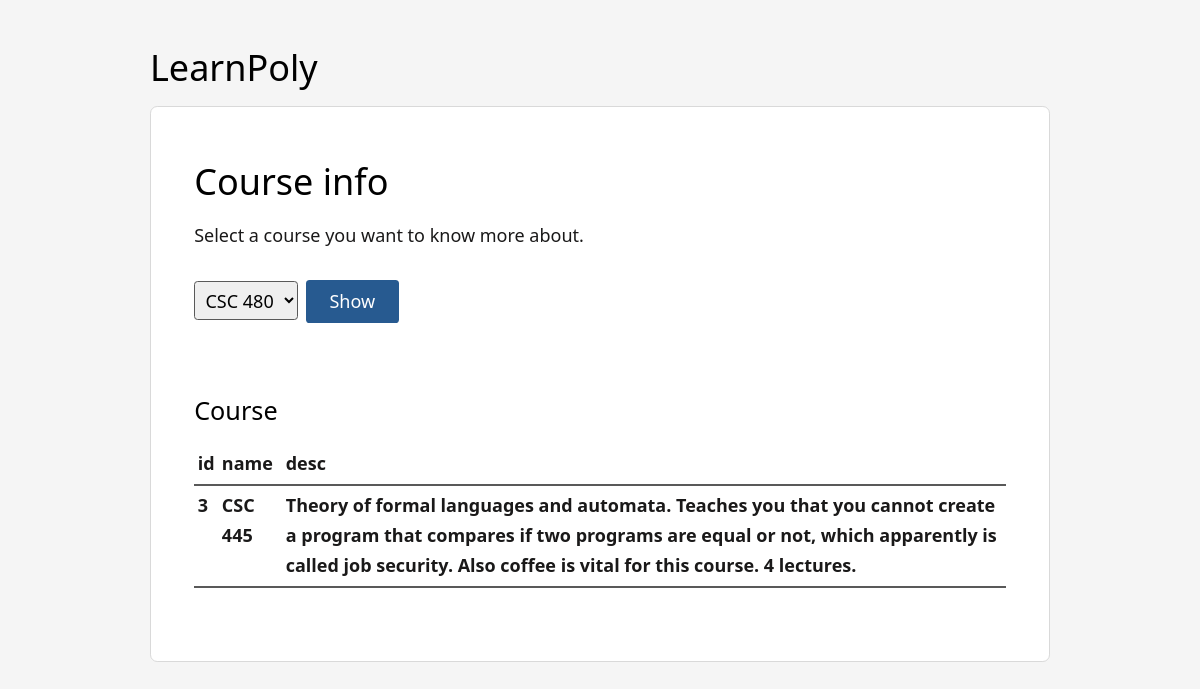
Screenshot of /course_info.php?course_id=3 (signed in) with the database file from the repository.
### tables this page shows
CREATE TABLE `courses` (
  `id` int(11) unsigned NOT NULL AUTO_INCREMENT,
  `name` varchar(255) NOT NULL DEFAULT '',
  `desc` varchar(500) DEFAULT NULL,
  PRIMARY KEY (`id`)
);

### course_info.php (called while the page is built, shortened)
<?php
try {
	$dbh = new PDO("mysql:host=localhost;charset=utf8;dbname=". DB_DB, DB_USER, DB_PASS);
	$dbh->setAttribute(PDO::ATTR_ERRMODE, PDO::ERRMODE_EXCEPTION);
	$sth = $dbh->prepare("SELECT id, name FROM courses");
	$sth->execute();
	$courses = $sth->fetchAll();
	if(isset($_GET["course_id"])) {
		$sql = "
			SELECT * FROM courses
			WHERE id = '". $_GET["course_id"] ."'
		";
		$sth = $dbh->prepare($sql);
		$sth->execute();
		$specificCourse = $sth->fetchAll(PDO::FETCH_ASSOC);
		$specificCourseCoulmns = array_keys($specificCourse[0]);
	}
} catch (PDOException $e) {
    exit("DB Error!: " . $e->getMessage() . "<br/>");
}
include "view/header.php";
include "view/course_info.php";
include "view/footer.php";
?>

### view/course_info.php (the view)
<h1>Course info</h1>
<p>Select a course you want to know more about.</p>
<form action="" method="get">
	<select name="course_id" id="">
		<?php foreach($courses as $course): ?>
			<option value="<?= $course['id'] ?>"><?= $course['name'] ?></option>
		<?php endforeach; ?>
	</select>
	<input type="submit" value="Show">
</form>
<h2>Course</h2>
<?php if(isset($specificCourse)): ?>
	<table>
	  <thead>
	    <tr>
	    	<?php foreach($specificCourseCoulmns as $column): ?>
	     		<th><?= $column ?></th>
  			<?php endforeach; ?>
	    </tr>
	  </thead>
	  <tbody>
    	<?php foreach($specificCourse as $row): ?>
		    <tr>
		      	<?php foreach($specificCourseCoulmns as $column): ?>
	     			<th><?= $row[$column] ?></th>
  				<?php endforeach; ?>
		    </tr>
		<?php endforeach; ?>
	  </tbody>
	</table>
<?php else: ?>
	<p>Select a course that you want to know more about</p>
<?php endif; ?>

### tacit.css (style rules this page uses)
input,textarea,select,button,option,html,body { font-family:system-ui,"Helvetica Neue",Helvetica,Arial,sans-serif;font-size:18px;font-stretch:normal;font-style:normal;font-weight:400;line-height:29.7px }
th { font-weight:600 }
td,th { border-bottom:1.08px solid #595959;padding:14.85px 18px;text-align:left;vertical-align:top }
thead th { border-bottom-width:2.16px;padding-bottom:6.3px }
table { display:table;width:100% }
table tr { border-bottom-width:2.16px }
table tr th { border-bottom-width:2.16px }
table tr td,table tr th { overflow:hidden;padding:5.4px 3.6px }
input,textarea,select,button { border-radius:3.6px;display:inline-block;padding:9.9px }
input,select,label { margin-right:3.6px }
input[type="submit"],input[type="reset"],button { background:#f2f2f2;color:#191919;cursor:pointer;display:inline;margin-bottom:18px;margin-right:7.2px;padding:6.525px 23.4px;text-align:center }
input[type="submit"],button[type="submit"] { background:#275a90;color:#fff }
input,select,textarea { margin-bottom:18px }
input[type="text"],input[type="password"],input[type="email"],input[type="url"],input[type="phone"],input[type="tel"],input[type="number"],input[type="datetime"],input[type="date"],input[type="month"],input[type="week"],input[type="color"],input[type="time"],input[type="search"],input[type="range"],input[type="file"],input[type="datetime-local"],select,textarea { border:1px solid #595959;padding:5.4px 6.3px }
h1,h2,h3,h4,h5,h6 { color:#000;margin-bottom:18px }
h1 { font-size:36px;font-weight:500;line-height:41.4px;margin-top:72px }
h2 { font-size:25.2px;font-weight:400;line-height:30.6px;margin-top:54px }
* { border:0;border-collapse:separate;border-spacing:0;box-sizing:border-box;margin:0;max-width:100%;padding:0;vertical-align:baseline }
html,body { width:100% }
html { height:100% }
body { background:#f5f5f5;color:#1a1919;padding:36px }
p,ul,ol,dl,blockquote,hr,pre,table,form,fieldset,figure,address { margin-bottom:29.7px }
h1 { margin-top: 0.3em; }

### rows the page displays
courses: id "3", name "CSC 445", desc "Theory of formal languages and automata. Teaches you that you cannot create a program that compares if two programs are equal or not, which apparently is called job security. Also coffee is vital for this course. 4 lectures."

### other values shown
$column "id"
$column "name"
$column "desc"
form field course_id "CSC 480"
